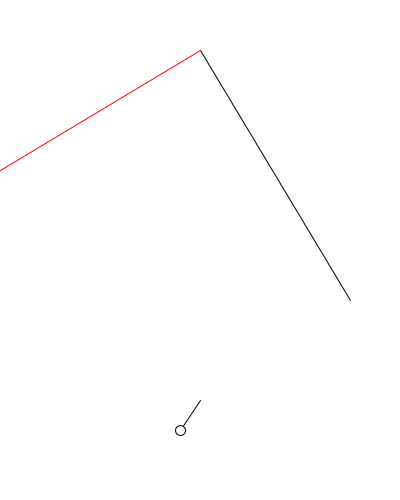
Frame 1 (no input)
Frame 60 (the mouse pressed at the canvas centre just before this capture): identical to frame 1, image omitted
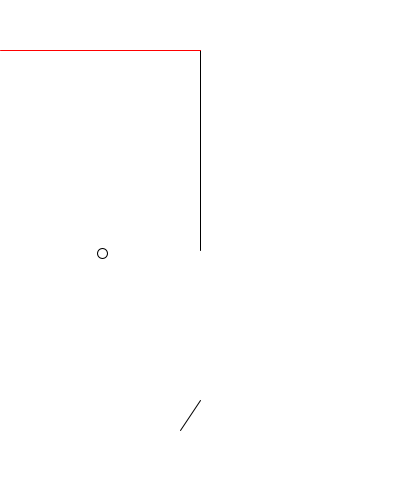
Frame 120 (the mouse held since frame 60 and released just before this capture)

The Processing sketch that drew these frames (run headless with seeded random() and noise(); from frame 60 on, the mouse is pressed at the canvas centre):

// Processing sketch: step10_2_bumping_collision_and_reflection_with_PVector
// ── step10_2_bumping_collision_and_reflection_with_PVector.pde
PVector v0, v1, v;
PVector ball;
PVector wall0, wall1, N;
void setup(){
  size(400,500);
  v0 = new PVector(180,430);
  v1 = new PVector(200,400);
  v = new PVector(0,0);//v = PVector.sub(v1,v0).div(10);;
  ball = new PVector(v0.x, v0.y);
  wall0 = new PVector(200,50);
  wall1 = new PVector(350,300);
  N = PVector.sub(wall0,wall1).rotate(-HALF_PI);
  a=N.x; b=N.y; c=a*wall0.x+b*wall0.y;
}
void mouseMoved(){
  wall1.x=mouseX; wall1.y=mouseY;
}
void mousePressed(){
  v = PVector.sub(v1,v0).div(10);
  ball = new PVector(v0.x, v0.y);
  wall0 = new PVector(200,50);
  wall1 = new PVector(mouseX,mouseY);
  N = PVector.sub(wall0,wall1).rotate(-HALF_PI);
  a=N.x; b=N.y; c=a*wall0.x+b*wall0.y;
}
void draw(){
  background(255);
  stroke(0); line(v0.x, v0.y, v1.x, v1.y);
  ellipse(ball.x, ball.y, 10,10);
  if( collision(ball, PVector.add(ball,v))==true ){
    //改成要把 v 從入射角,變成反射角//background(255,0,0);
    PVector N1 = N.copy().normalize();
    float len = PVector.dot(N1,v);
    v.add(N1.mult(-2*len));
  }
  ball.add(v);//同時也是球的速度
  line(wall0.x, wall0.y, wall1.x, wall1.y);
  stroke(255,0,0); line(wall0.x, wall0.y, wall0.x+N.x, wall0.y+N.y);
}
float a, b, c;
//在直線方程式上ax+by+c=0, 正、負,表示在兩邊 (or ax+by=c)
boolean collision(PVector p1, PVector p2){
  if(a*p1.x +b*p1.y >= c && a*p2.x + b*p2.y <= c ) return true;
  if(a*p1.x +b*p1.y <= c && a*p2.x + b*p2.y >= c ) return true;
  return false;
}
